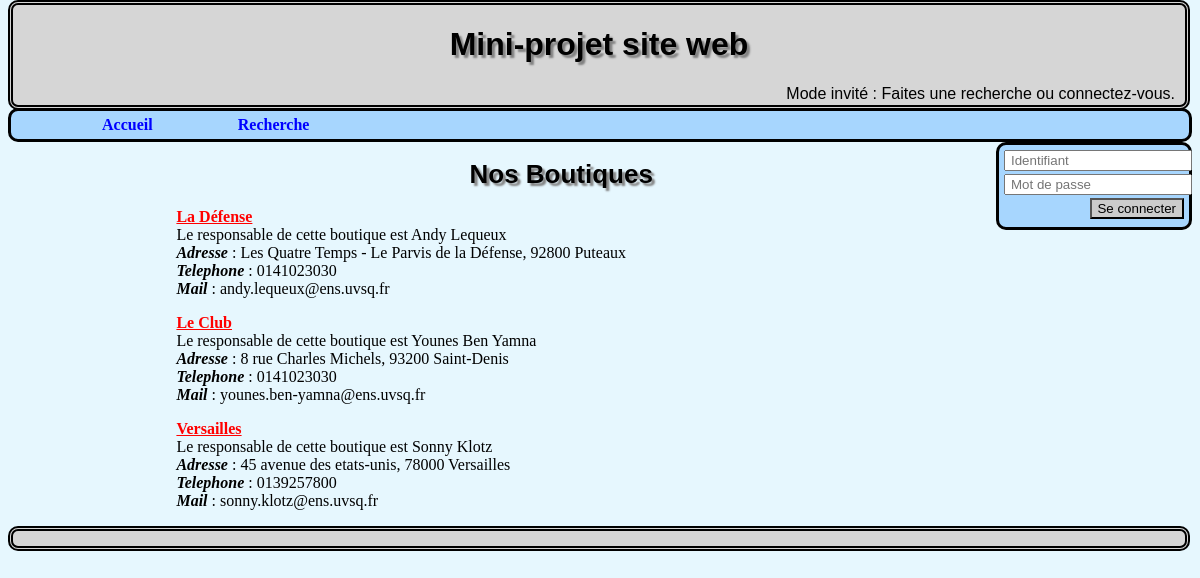
The page / on the database its author committed.
### tables this page shows
CREATE TABLE Employe (
IDEmploye varchar(16),
nom varchar(30),
prenom varchar(30),
salaire int(3),
refBoutique varchar(30),
mdp varchar(30),
PRIMARY KEY (IDEmploye)
 
);

CREATE TABLE Boutique (
IDBoutique varchar(30),
IDResponsable varchar(50),
telephone varchar(10),
adresse varchar(100),
PRIMARY KEY (IDBoutique),
FOREIGN KEY (IDResponsable) REFERENCES Employe (IDEmploye)
);

### index.php (the view, shortened to what this page needs)
<!DOCTYPE html>
<html>
    <head>
        <link rel="stylesheet" href="style.css" type="text/css" />
    </head>
    <body>
		<?php
		include("includes/session.php");
		include("includes/header.php");
		include("includes/menu.php");
		include("includes/login.php");
		?>
		<div class="contenu">
			<h1>Nos Boutiques</h1>
		<?php
		$contacts = $bdd->query('SELECT E.nom, E.prenom, E.IDEmploye, B.IDBoutique, B.adresse, B.telephone FROM Employe E, Boutique B WHERE E.IDEmploye = B.IDResponsable');
		while ($contact = $contacts->fetch())
		{
		?>
		<p>
			<strong class="titre"><?php echo $contact['IDBoutique']; ?></strong><br />
			Le responsable de cette boutique est <?php echo $contact['prenom'] . ' ' . $contact['nom']; ?><br />
			<em>Adresse</em> : <?php echo $contact['adresse']; ?><br />
			<em>Telephone</em> : <?php echo $contact['telephone']; ?><br />
			<em>Mail</em> : <?php echo $contact['IDEmploye'] . '@ens.uvsq.fr'; ?>
		</p>
		<?php
		}
		$contacts->closeCursor(); ?>
		</div>
		<?php include("includes/footer.php");?>
    </body>
</html>

### includes/header.php
<header class="layout">
		<h1>Mini-projet site web</h1>
	<?php
	if(strcmp($_SESSION['type'],'invite') == 0) {
	?>
		<div class="infos">Mode invité : Faites une recherche ou connectez-vous.</div>
	<?php
	}
	else {
		echo '<div class="infos">Mode ' . $_SESSION['type'] . ' : Vous travaillez à la boutique ' . $_SESSION['boutique'] . '</div>';
	} ?>
</header>

### includes/menu.php (shortened to what this page needs)
<nav id="menu">
			<a href="index.php"><strong>Accueil</strong></a>
			<a href="recherche.php"><strong>Recherche</strong></a>
</nav>

### includes/login.php (shortened to what this page needs)
<?php
if(strcmp($_SESSION['type'],'invite') == 0) { ?>
	<aside  class="connexion">
		<form  action="connexion.php" method="post">
			<input type="text" name="login" placeholder="Identifiant"/> <br />
			<input type="password" name="mdp"placeholder="Mot de passe"/><br />
			<input type="submit" value="Se connecter" />
		</form>
	</aside>
<?php } ?>

### includes/footer.php
<footer class="layout">
</footer>

### style.css (style rules this page uses)
body { background-color: #E6F7FE; }
.layout { border: 5px double black; border-radius: 10px; position: fixed; width: 96%; margin: auto; padding: 0px 10px 0px 10px; }
header { top: 0; background-color: #D6D6D6; height: 100px; }
footer { height: 15px; background-color: #D6D6D6; }
#menu { border: 3px solid black; border-radius: 10px; margin-top: 108px; background-color: #A7D6FE; padding: 5px 10px 5px 10px; }
#menu a { margin-left: 7%; }
a { text-decoration: none; color: blue; }
.infos { text-align: right; font-family : Helvetica, Vercana, sans-serif; }
.connexion { background-color: #A7D6FE; border: 3px solid black; border-radius: 10px; width: 180px; padding: 5px 5px 5px 5px; float: right; font-family: Georgia, Times New Roman, serif; text-align: justify; }
.contenu { width: 80%; margin: auto; }
h1 { font-size: 32px; font-family: Arial, Helvetica, sans-serif; text-shadow: 3px 3px 2px grey; text-align: center; }
.contenu h1 { font-size: 26px; }
p { width: 50%; text-align: justify; font-family: Georgia, Times New Roman, serif; margin-left: 50px; }
.titre { text-decoration: underline; color: red; }
em { font-weight: bold; }
input { margin-bottom: 3px; padding-left: 5px; }
input[type=submit] { background : #ccc; display:block; float: right; }

### rows shown on the page
employe: refBoutique.IDBoutique "La Défense", prenom "Andy", nom "Lequeux", refBoutique.adresse "Les Quatre Temps - Le Parvis de la Défense, 92800 Puteaux", refBoutique.telephone "0141023030", IDEmploye "andy.lequeux"
employe: refBoutique.IDBoutique "Le Club", prenom "Younes", nom "Ben Yamna", refBoutique.adresse "8 rue Charles Michels, 93200 Saint-Denis", refBoutique.telephone "0141023030", IDEmploye "younes.ben-yamna"
employe: refBoutique.IDBoutique "Versailles", prenom "Sonny", nom "Klotz", refBoutique.adresse "45 avenue des etats-unis, 78000 Versailles", refBoutique.telephone "0139257800", IDEmploye "sonny.klotz"
